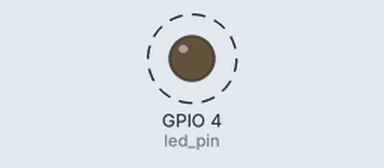
Simulated run of this program. Board: Raspberry Pi (BCM pin numbers). On the bench: output pins drawn as LEDs (lit = HIGH). Dashed ring = blinking.

Above: at 0.04 s.
Timing chart, 0 to 3.0 s (numbered marks = the images above):
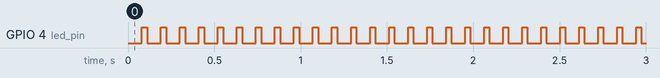

Measured:
- by itself, GPIO 4 (led_pin): alternates HIGH for 0.03 s and LOW for 0.08 s

The program:

LEDOnOffCas1.py
```python
import RPi.GPIO as GPIO
import time

led_pin = 4

GPIO.setmode(GPIO.BCM)
GPIO.setup(led_pin, GPIO.OUT)

while True:
    for t_high in range(11):
        GPIO.output(led_pin, GPIO.HIGH)
        time.sleep(t_high / 1000)  # 초 단위로 변환
        GPIO.output(led_pin, GPIO.LOW)
        time.sleep((10 - t_high) / 1000)  # 초 단위로 변환
```
